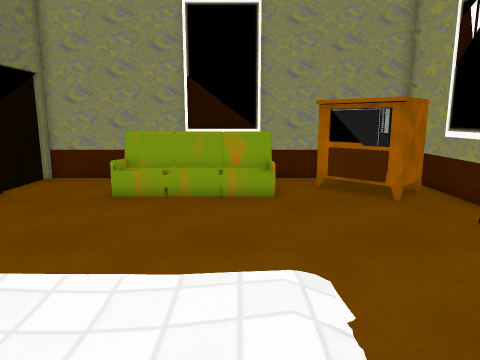
View 1 (above)

13 first-person views from a walk through a scene from a Unity 3-D project. The camera is 1.4 m above the floor, tilts 10° down and sees 70° across. The floor is counted in squares, 0.5 m on a side. Each view is taken from the middle of a square. On the plan, view 1 faces up. The plan holds only what a view shows up to about 20 squares ahead; the rest is blank. The place goes on beyond the plan. Some surface patterns are stand-ins.

View 2
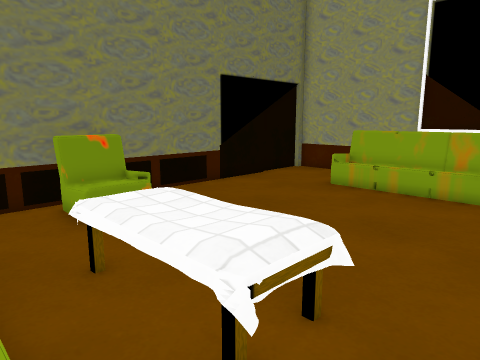

View 3
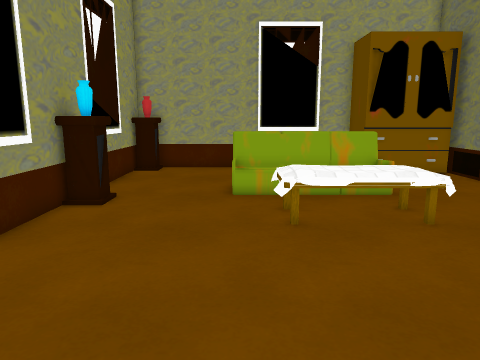

View 4
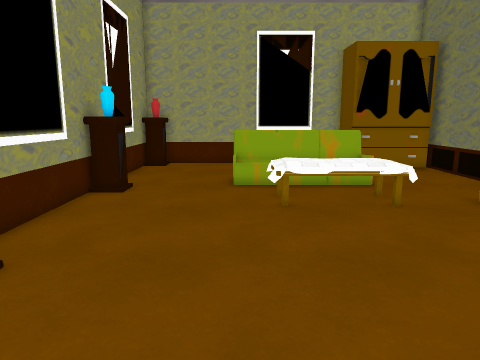

View 5
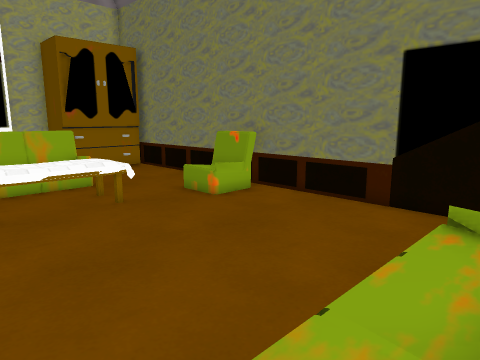

View 6
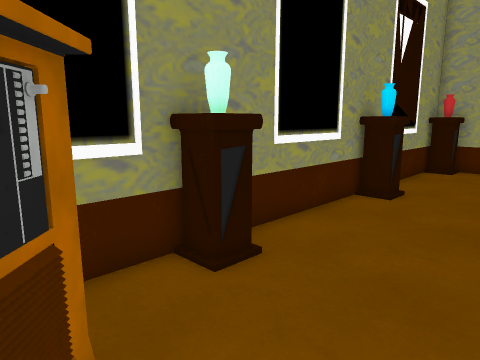

View 7
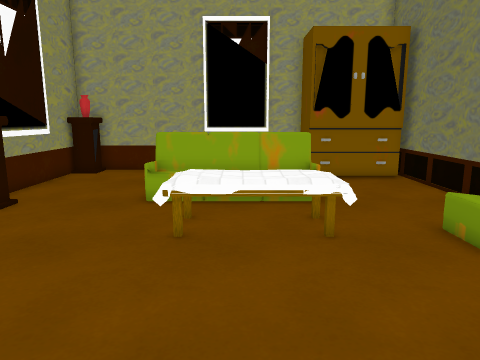

View 8
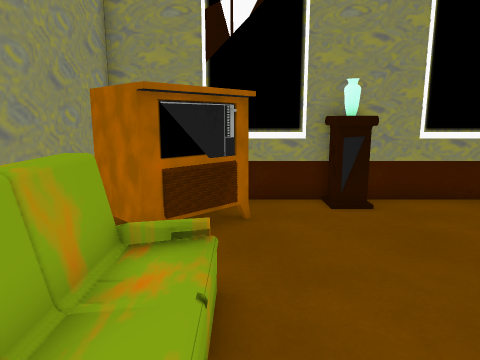

View 9
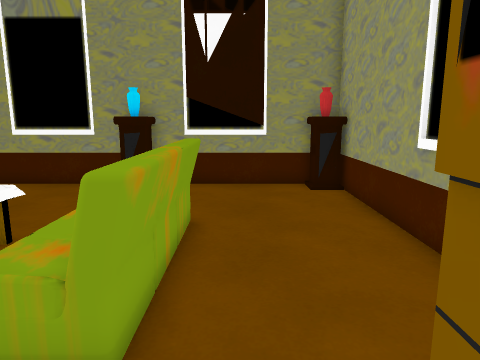

View 10
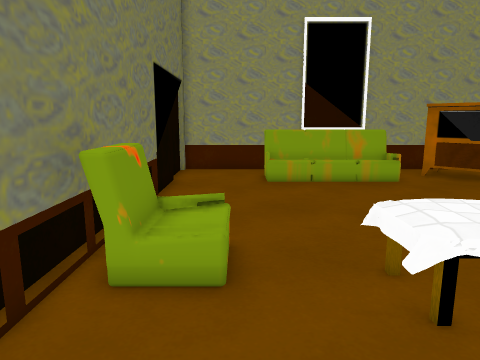

View 11
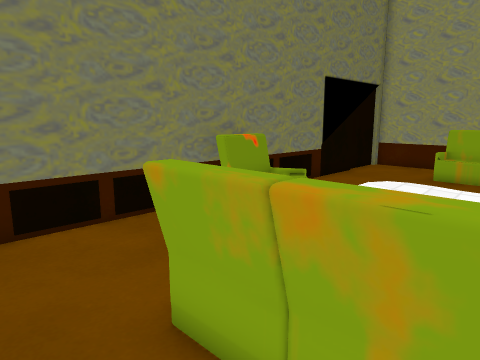

View 12
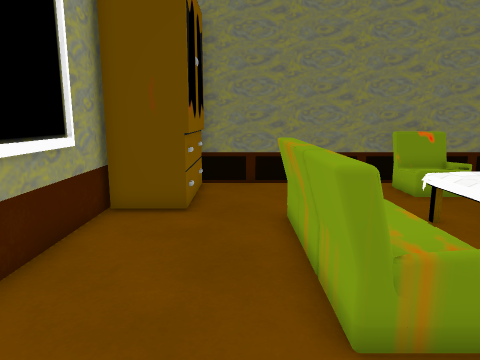

View 13
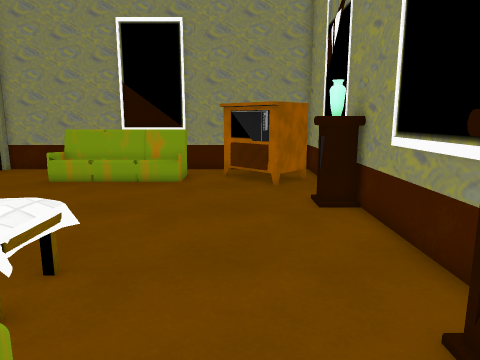

### Floor plan
Key: @ floor where view 1 was taken; # wall or solid block; x gap in a wall; . floor; = window, fence, low wall or low ledge; ^ raised ledge; O other object.
Columns run from 9 left of view 1 to 8 right of it. Each row starts with its distance up from view 1.
 17              #   #
 16 ######   ######^ #
 15  ... #  ###..^^^^#
 14  ...x=====x..^  ^#
 13  ....OOOOOO..^^#x#
 12  .............##.#
 11  ................#
 10 #................#
  9 #...............##
  8 #...............##
  7 #................#
  6 #................#
  5 #x ..............#
  4 #^==.............#
  3 #^O..=^^^=#......#
  2 ##...=^^^^^......#
  1 #....=^^^^=.....##
  0 #........@......##
 -1 #....=OOOOOO.....#
 -2 #.....=====O.....#
 -3 #.....======.....#
 -4 #................#
 -5 ### .............#
 -6    ###...........#
 -7      #..........##
 -8      #############

Where each view was taken, in squares from view 1:
view 1: 0 up, 0 right, facing up
view 2: 1 down, 3 right, facing up-left
view 3: 12 up, 2 right, facing down
view 4: 14 up, 2 right, facing down
view 5: 14 up, 2 right, facing down-left
view 6: 13 up, 2 right, facing down-right
view 7: 11 up, 1 left, facing down
view 8: 12 up, 4 left, facing right
view 9: 4 down, 7 left, facing right
view 10: 3 down, 6 left, facing up
view 11: 5 down, 0 right, facing up-left
view 12: 4 down, 6 right, facing left
view 13: 3 down, 4 right, facing up
